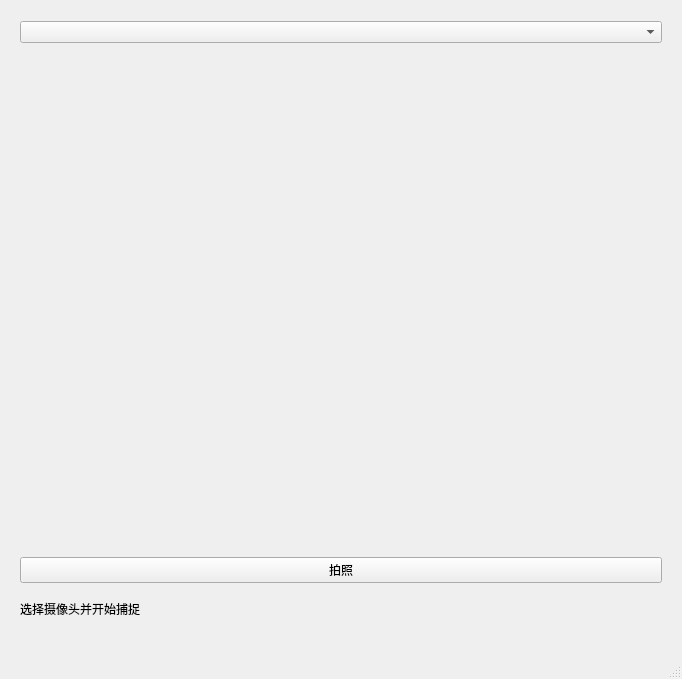
<?xml version="1.0" encoding="UTF-8"?>
<ui version="4.0">
 <class>MainWindow</class>
 <widget class="QMainWindow" name="MainWindow">
  <property name="geometry">
   <rect>
    <x>0</x>
    <y>0</y>
    <width>682</width>
    <height>679</height>
   </rect>
  </property>
  <property name="sizePolicy">
   <sizepolicy hsizetype="Preferred" vsizetype="Fixed">
    <horstretch>0</horstretch>
    <verstretch>0</verstretch>
   </sizepolicy>
  </property>
  <property name="minimumSize">
   <size>
    <width>0</width>
    <height>0</height>
   </size>
  </property>
  <property name="windowTitle">
   <string>模板检测示范程序</string>
  </property>
  <widget class="QWidget" name="centralwidget">
   <widget class="QWidget" name="verticalLayoutWidget">
    <property name="geometry">
     <rect>
      <x>20</x>
      <y>10</y>
      <width>642</width>
      <height>621</height>
     </rect>
    </property>
    <layout class="QVBoxLayout" name="verticalLayout">
     <item>
      <widget class="QComboBox" name="cameraComboBox"/>
     </item>
     <item>
      <widget class="QLabel" name="videoDisplayLabel">
       <property name="enabled">
        <bool>true</bool>
       </property>
       <property name="sizePolicy">
        <sizepolicy hsizetype="Fixed" vsizetype="Fixed">
         <horstretch>0</horstretch>
         <verstretch>0</verstretch>
        </sizepolicy>
       </property>
       <property name="minimumSize">
        <size>
         <width>640</width>
         <height>480</height>
        </size>
       </property>
       <property name="text">
        <string/>
       </property>
      </widget>
     </item>
     <item>
      <widget class="QPushButton" name="captureButton">
       <property name="text">
        <string>拍照</string>
       </property>
      </widget>
     </item>
     <item>
      <widget class="QLabel" name="statusLabel">
       <property name="sizePolicy">
        <sizepolicy hsizetype="Preferred" vsizetype="Fixed">
         <horstretch>0</horstretch>
         <verstretch>0</verstretch>
        </sizepolicy>
       </property>
       <property name="text">
        <string>选择摄像头并开始捕捉</string>
       </property>
      </widget>
     </item>
    </layout>
   </widget>
  </widget>
  <widget class="QStatusBar" name="statusbar"/>
 </widget>
 <resources/>
 <connections/>
</ui>
